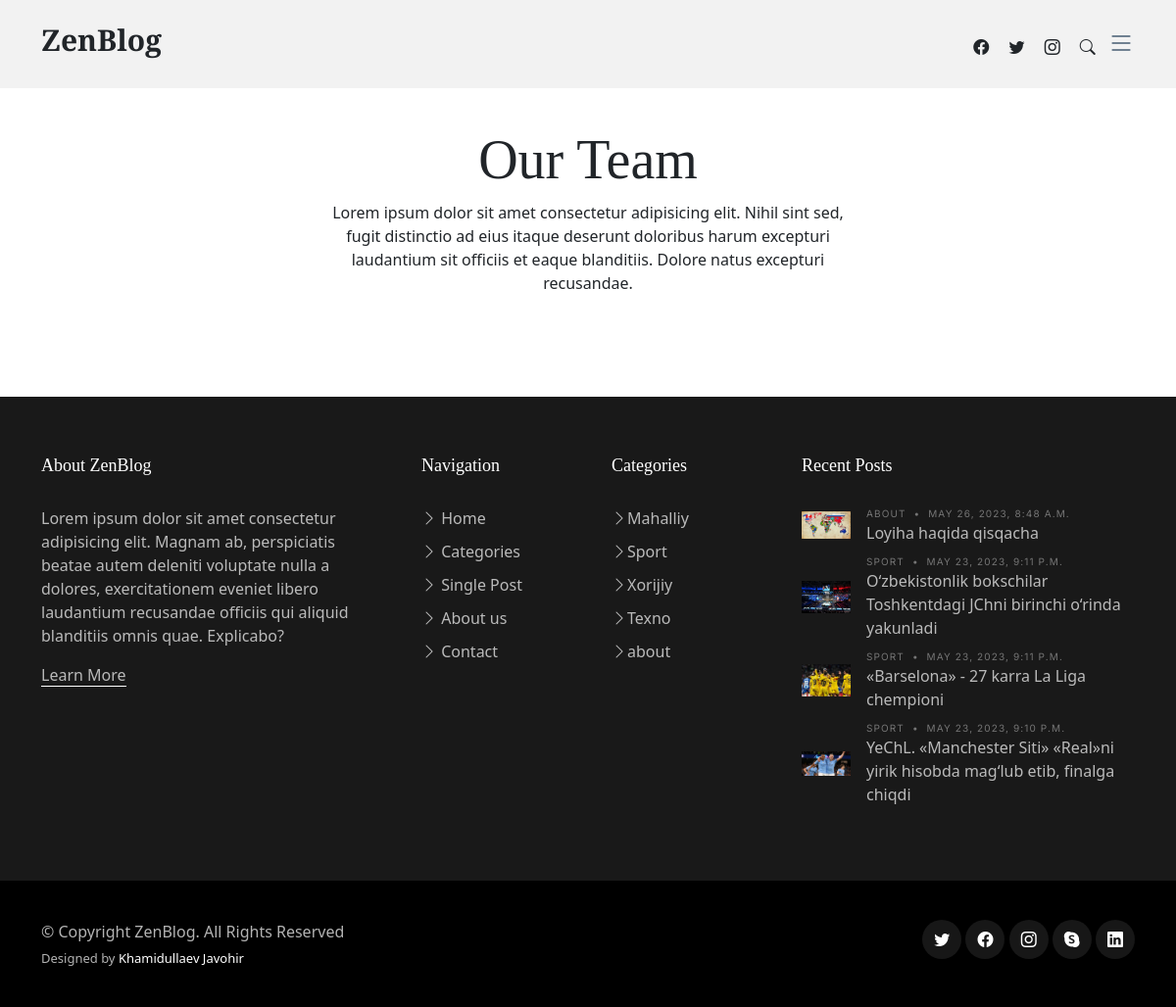
The page /staff/ on the database as committed earlier.
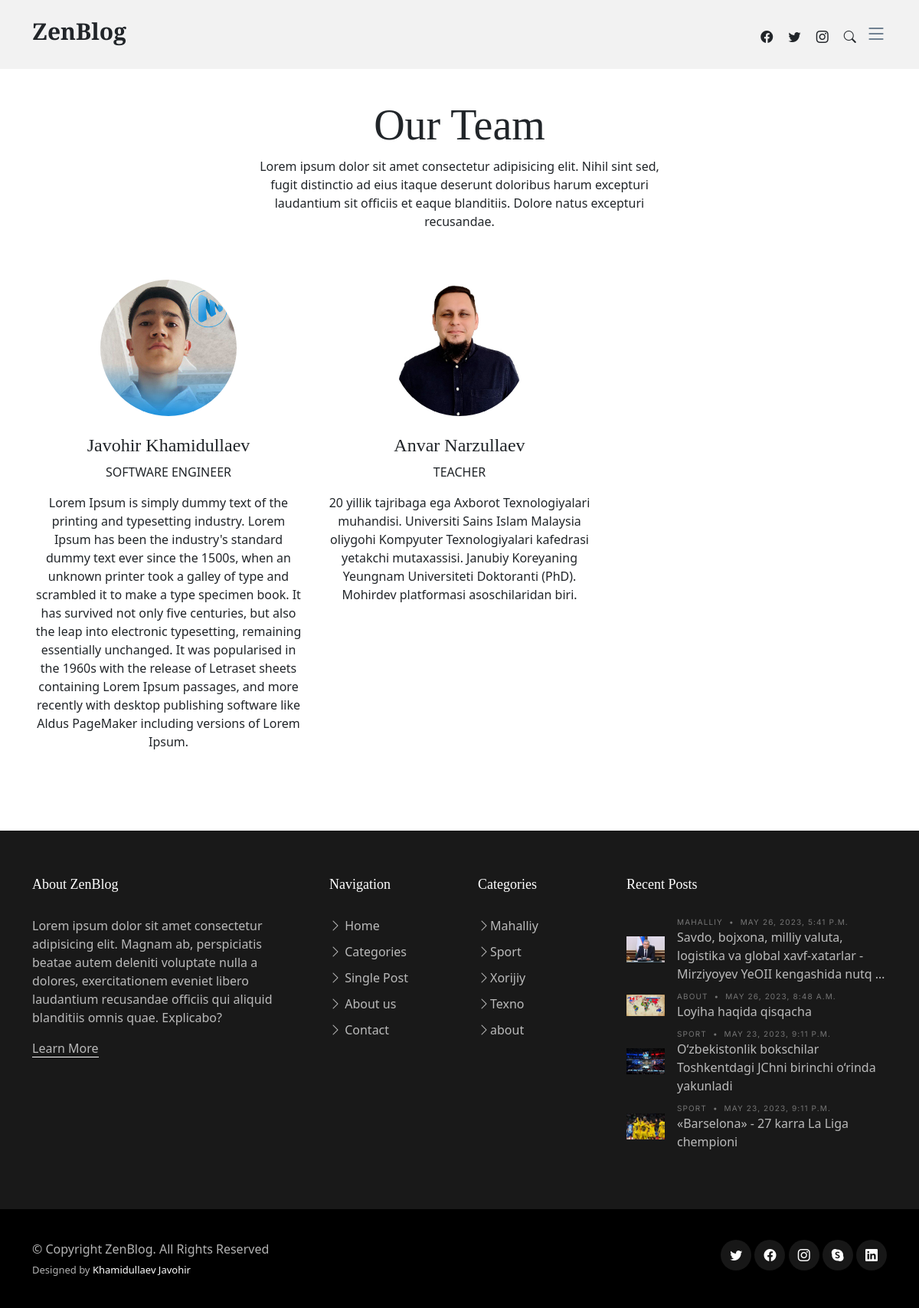
The same page on the database as committed later.
### news_app/models.py (models this page shows, shortened)
class Category(models.Model):
    name = models.CharField(max_length=150)
    def __str__(self):
        return self.name

class News(models.Model):
    class Status(models.TextChoices):
        Draft = "DF", "Draft"
        Published = "PB", "Published"
    title = models.CharField(max_length=250)
    slug = models.SlugField(max_length=250)
    body = models.TextField()
    image = models.ImageField(upload_to="news/images")
    category = models.ForeignKey(Category, on_delete=models.CASCADE)
    published_time = models.DateTimeField(default=timezone.now)
    created_time = models.DateTimeField(auto_now_add=True)
    updated_time = models.DateTimeField(auto_now=True)
    status = models.CharField(
        max_length=2, choices=Status.choices, default=Status.Draft
    )
    objects = models.Manager()  # defauld manager
    published = PublishedManager()
    class Meta:
        ordering = ["-published_time"]

class Staff(models.Model):
    class Status(models.TextChoices):
        Active = "AT", "Active"
        Disable = "DS", "Disable"
    first_name = models.CharField(max_length=100)
    last_name = models.CharField(max_length=100)
    staff_info = models.TextField()
    image = models.ImageField(upload_to="staff/images")
    occupation = models.ForeignKey(Occupation, on_delete=models.CASCADE)
    status = models.CharField(
        max_length=2, choices=Status.choices, default=Status.Active
    )
    objects = models.Manager()  # defauld manager
    active = ActivedManager()

class Occupation(models.Model):
    name = models.CharField(max_length=100)
    def __str__(self):
        return self.name

### news_app/views.py (the view)
# urls.py: path("staff/", StaffPageView.as_view(), name="staff_page"),
class StaffPageView(ListView):
    model = Staff
    template_name = "news/staff.html"
    context_object_name = "staff"
    def get_context_data(self, **kwargs):
        context = super().get_context_data(**kwargs)
        context["occupations"] = Occupation.objects.all()
        context["staff_list"] = Staff.active.all()
        return context

### news_app/context_procesor.py (called while the page is built)
def top_news(request):
    categories = Category.objects.all()
    top_news = News.published.all().order_by("-published_time")[:4]
    context = {
        "top_news": top_news,
        "categories": categories,
    }
    return context

### news_app/models.py (called while the page is built)
    def get_queryset(self):
        return super().get_queryset().filter(status=News.Status.Published)

    def get_queryset(self):
        return super().get_queryset().filter(status=Staff.Status.Active)

### templates/news/staff.html (shortened to what this page needs)
{% extends 'news/base.html' %}
{% load static %}
{% block content %}
  <main id="main">
    <section>
      <div class="container" data-aos="fade-up">
        <div class="row">
          <div class="col-12 text-center mb-5">
            <div class="row justify-content-center">
              <div class="col-lg-6">
                <h2 class="display-4">Our Team</h2>
                <p>Lorem ipsum dolor sit amet consectetur adipisicing elit. Nihil sint sed, fugit distinctio ad eius
                  itaque deserunt doloribus harum excepturi laudantium sit officiis et eaque blanditiis. Dolore natus
                  excepturi recusandae.</p>
              </div>
            </div>
          </div>
          {% for person in staff_list %}
            <div class="col-lg-4 text-center mb-5">
              <img src="{{ person.image.url }}" alt="" class="img-fluid rounded-circle w-50 mb-4">
              <h4>{{ person.first_name }} {{ person.last_name }}</h4>
              <span class="d-block mb-3 text-uppercase">{{ person.occupation }}</span>
              <p>{{ person.staff_info }}</p>
            </div>
          {% endfor %}
        </div>
      </div>
    </section>
  </main>
{% endblock content %}

### templates/news/base.html (shortened to what this page needs)
{% load static %}
<!DOCTYPE html>
<html lang="en">
<head>
  <link href="{% static 'vendor/bootstrap/css/bootstrap.min.css' %}" rel="stylesheet">
  <link href="{% static 'vendor/bootstrap-icons/bootstrap-icons.css' %}" rel="stylesheet">
  <link href="{% static 'vendor/swiper/swiper-bundle.min.css' %}" rel="stylesheet">
  <link href="{% static 'vendor/glightbox/css/glightbox.min.css' %}" rel="stylesheet">
  <link href="{% static 'vendor/aos/aos.css' %}" rel="stylesheet">
  <link href="{% static 'css/variables.css' %}" rel="stylesheet">
  <link href="{% static 'css/main.css' %}" rel="stylesheet">
  <link href="{% static 'css/404-page.css' %}" rel="stylesheet">
</head>
<body>
  <header id="header" class="header d-flex align-items-center fixed-top">
    <div class="container-fluid container-xl d-flex align-items-center justify-content-between">
      <a href="{% url 'home_page' %}" class="logo d-flex align-items-center">
        <h1>ZenBlog</h1>
      </a>
      <div class="position-relative">
        <a href="#" class="mx-2"><span class="bi-facebook"></span></a>
        <a href="#" class="mx-2"><span class="bi-twitter"></span></a>
        <a href="#" class="mx-2"><span class="bi-instagram"></span></a>
        <a href="#" class="mx-2 js-search-open"><span class="bi-search"></span></a>
        <i class="bi bi-list mobile-nav-toggle"></i>
      </div>
    </div>
  </header>
  {% block content %}
  {% endblock content %}
  <footer id="footer" class="footer">
    <div class="footer-content">
      <div class="container">
        <div class="row g-5">
          <div class="col-lg-4">
            <h3 class="footer-heading">About ZenBlog</h3>
            <p>Lorem ipsum dolor sit amet consectetur adipisicing elit. Magnam ab, perspiciatis beatae autem deleniti
              voluptate nulla a dolores, exercitationem eveniet libero laudantium recusandae officiis qui aliquid
              blanditiis omnis quae. Explicabo?</p>
            <p><a href="about.html" class="footer-link-more">Learn More</a></p>
          </div>
          <div class="col-6 col-lg-2">
            <h3 class="footer-heading">Navigation</h3>
            <ul class="footer-links list-unstyled">
              <li><a href="{% url 'home_page' %}"><i class="bi bi-chevron-right"></i> Home</a></li>
              <li><a href="category.html"><i class="bi bi-chevron-right"></i> Categories</a></li>
              <li><a href="single-post.html"><i class="bi bi-chevron-right"></i> Single Post</a></li>
              <li><a href="about.html"><i class="bi bi-chevron-right"></i> About us</a></li>
              <li><a href="{% url 'contact_page' %}"><i class="bi bi-chevron-right"></i> Contact</a></li>
            </ul>
          </div>
          <div class="col-6 col-lg-2">
            <h3 class="footer-heading">Categories</h3>
            <ul class="footer-links list-unstyled">
              {% for category in categories %}
              <li><a href="category.html"><i class="bi bi-chevron-right"></i>{{ category.name }}</a></li>
              {% endfor %}
            </ul>
          </div>
          <div class="col-lg-4">
            <h3 class="footer-heading">Recent Posts</h3>
            <ul class="footer-links footer-blog-entry list-unstyled">
              {% for news in top_news %}
              <li>
                <a href="{% url 'detail_page' news.pk %}" class="d-flex align-items-center">
                  <img src="{{ news.image.url }}" alt="" class="img-fluid me-3">
                  <div>
                    <div class="post-meta d-block"><span class="date">{{ news.category }}</span> <span class="mx-1">&bullet;</span>
                      <span>{{ news.published_time }}</span>
                    </div>
                    <span>{{ news.title | truncatewords:13 }}</span>
                  </div>
                </a>
              </li>
              {% endfor %}
            </ul>
          </div>
        </div>
      </div>
    </div>
    <div class="footer-legal">
      <div class="container">
        <div class="row justify-content-between">
          <div class="col-md-6 text-center text-md-start mb-3 mb-md-0">
            <div class="copyright">
              © Copyright <strong><span>ZenBlog</span></strong>. All Rights Reserved
            </div>
            <div class="credits">
              Designed by <a href="https://github.com/Javohir-dev">Khamidullaev Javohir</a>
            </div>
          </div>
          <div class="col-md-6">
            <div class="social-links mb-3 mb-lg-0 text-center text-md-end">
              <a href="#" class="twitter"><i class="bi bi-twitter"></i></a>
              <a href="#" class="facebook"><i class="bi bi-facebook"></i></a>
              <a href="#" class="instagram"><i class="bi bi-instagram"></i></a>
              <a href="#" class="google-plus"><i class="bi bi-skype"></i></a>
              <a href="#" class="linkedin"><i class="bi bi-linkedin"></i></a>
            </div>
          </div>
        </div>
      </div>
    </div>
  </footer>
</body>
</html>

### static/css/variables.css (style rules this page uses)
:root { --font-default: 'EB Garamond', system-ui, -apple-system, "Segoe UI", Roboto, "Helvetica Neue", Arial, "Noto Sans", "Liberation Sans", sans-serif, "Apple Color Emoji", "Segoe UI Emoji", "Segoe UI Symbol", "Noto Color Emoji"; --font-primary: 'EB Garamond', serif; --font-secondary: 'Inter', sans-serif; --color-default: #212529; --color-default-rgb: 33, 37, 41; --color-links: #212529; --color-links-hover: #15171a; --color-primary: #212529; --color-primary-light: #26282c; --color-primary-dark: #0b0c0e; --color-primary-rgb: 33, 37, 41; --color-primary-light-rgb: 38, 40, 44; --color-primary-dark-rgb: 11, 12, 14; --color-secondary: #596d80; --color-secondary-light: #8498aa; --color-secondary-dark: #404f5c; --color-secondary-rgb: 89, 109, 128; --color-secondary-light-rgb: 132, 152, 170; --color-secondary-dark-rgb: 64, 79, 92; --color-blue: #0d6efd; --color-blue-rgb: 13, 110, 253; --color-indigo: #6610f2; --color-indigo-rgb: 102, 16, 242; --color-purple: #6f42c1; --color-purple-rgb: 111, 66, 193; --color-pink: #f3268c; --color-pink-rgb: 243, 38, 140; --color-red: #df1529; --color-red-rgb: 223, 21, 4; --color-orange: #fd7e14; --color-orange-rgb: 253, 126, 20; --color-yellow: #ffc107; --color-yellow-rgb: 255, 193, 7; --color-green: #059652; --color-green-rgb: 5, 150, 82; --color-teal: #20c997; --color-teal-rgb: 32, 201, 151; --color-cyan: #0dcaf0; --color-cyan-rgb: 13, 202, 240; --color-white: #ffffff; --color-white-rgb: 255, 255, 255; --color-gray: #6c757d; --color-gray-rgb: 108, 117, 125; --color-black: #000000; --color-black-rgb: 0, 0, 0; }
:root { --bs-blue: var(--color-blue); --bs-indigo: var(--color-indigo); --bs-purple: var(--color-purple); --bs-pink: var(--color-pink); --bs-red: var(--color-red); --bs-orange: var(--color-orange); --bs-yellow: var(--color-yellow); --bs-green: var(--color-green); --bs-teal: var(--color-teal); --bs-cyan: var(--color-cyan); --bs-white: var(--color-white); --bs-gray: var(--color-gray); --bs-gray-dark: #343a40; --bs-gray-100: #f8f9fa; --bs-gray-200: #e9ecef; --bs-gray-300: #dee2e6; --bs-gray-400: #ced4da; --bs-gray-500: #adb5bd; --bs-gray-600: #6c757d; --bs-gray-700: #495057; --bs-gray-800: #343a40; --bs-gray-900: #212529; --bs-primary: var(--color-blue); --bs-secondary: var(--color-blue); --bs-success: #198754; --bs-info: #0dcaf0; --bs-warning: #ffc107; --bs-danger: #dc3545; --bs-light: #f8f9fa; --bs-dark: #212529; --bs-primary-rgb: var(--color-primary-rgb); --bs-secondary-rgb: var(--color-secondary-rgb); --bs-success-rgb: 25, 135, 84; --bs-info-rgb: 13, 202, 240; --bs-warning-rgb: 255, 193, 7; --bs-danger-rgb: 220, 53, 69; --bs-light-rgb: 248, 249, 250; --bs-dark-rgb: 33, 37, 41; --bs-white-rgb: var(--color-white-rgb); --bs-black-rgb: var(--color-black-rgb); --bs-body-color-rgb: var(--color-default-rgb); --bs-body-bg-rgb: 255, 255, 255; --bs-font-sans-serif: var(--font-default); --bs-font-monospace: SFMono-Regular, Menlo, Monaco, Consolas, "Liberation Mono", "Courier New", monospace; --bs-gradient: linear-gradient(180deg, rgba(255, 255, 255, 0.15), rgba(255, 255, 255, 0)); --bs-body-font-family: var(--font-default); --bs-body-font-size: 1rem; --bs-body-font-weight: 400; --bs-body-line-height: 1.5; --bs-body-color: var(--color-default); --bs-body-bg: #fff; }

### static/css/404-page.css (style rules this page uses)
a { text-decoration: none; }

Rows that differ between the two databases and show on the page:
no longer on this page (row unchanged): News: image (picture), category "SPORT", published_time "MAY 23, 2023, 9:10 P.M.", title "YeChL. «Manchester Siti» «Real»ni yirik hisobda mag‘lub etib, finalga chiqdi"
added Staff: image (picture), first_name "Javohir", last_name "Khamidullaev", occupation "SOFTWARE ENGINEER", staff_info "Lorem Ipsum is simply dummy text of the printing and typesetting industry. Lorem Ipsum has been the industry's standard dummy text ever since the 1500s, when an unknown printer took a galley of type and scrambled it to make a type specimen book. It has survived not only five centuries, but also the leap into electronic typesetting, remaining essentially unchanged. It was popularised in the 1960s with the release of Letraset sheets containing Lorem Ipsum passages, and more recently with desktop publishing software like Aldus PageMaker including versions of Lorem Ipsum."
added Staff: image (picture), first_name "Anvar", last_name "Narzullaev", occupation "TEACHER", staff_info "20 yillik tajribaga ega Axborot Texnologiyalari muhandisi. Universiti Sains Islam Malaysia oliygohi Kompyuter Texnologiyalari kafedrasi yetakchi mutaxassisi. Janubiy Koreyaning Yeungnam Universiteti Doktoranti (PhD). Mohirdev platformasi asoschilaridan biri."
added News: image (picture), category "MAHALLIY", published_time "MAY 26, 2023, 5:41 P.M.", title "Savdo, bojxona, milliy valuta, logistika va global xavf-xatarlar - Mirziyoyev YeOII kengashida nutq …"
